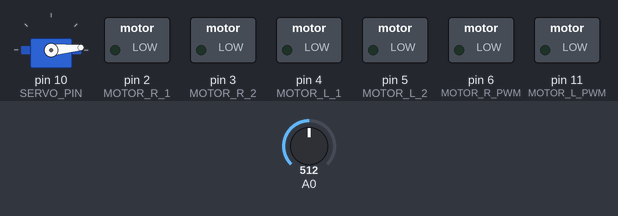
A sketch run on a simulated Arduino Uno, built with avr-gcc and run on an emulated ATmega328P. Parts: servo, switched loads named in the sketch (green lamp = pin HIGH). The inputs (shaded band) are chosen by the test bench; at power-on: A0 = 512. What the sketch prints to the serial monitor is not drawn.

Above: at 0.15 s.
At 4.19 s:
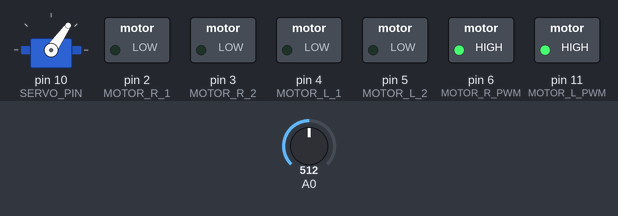
At 10.08 s:
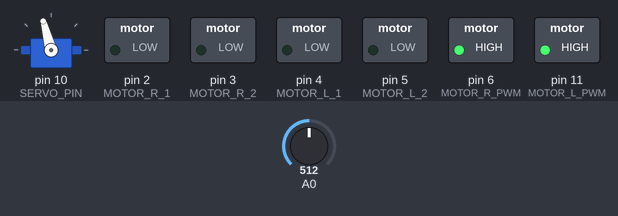
At 19.94 s:
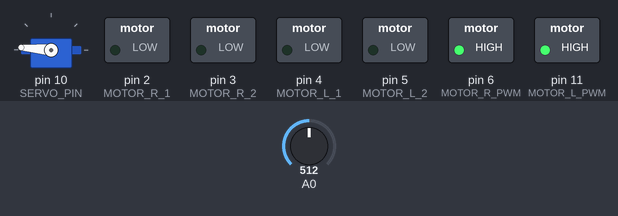
At 28.98 s:
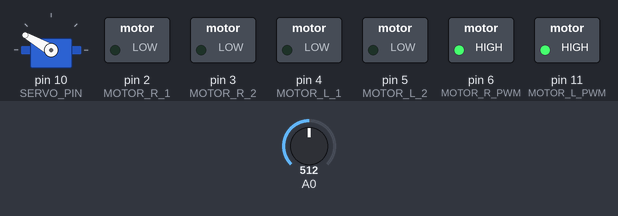
At 38.92 s:
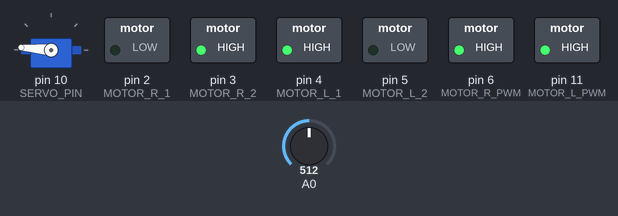
Timing chart, 0 to 40.0 s (numbered marks = the images above):
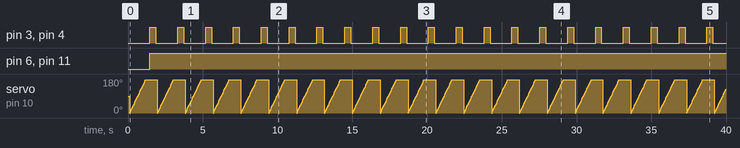

Measured:
- by itself, pin 3 (MOTOR_R_2), pin 4 (MOTOR_L_1): alternates HIGH for 0.40 s and LOW for 1.5 s
- by itself, pin 6 (MOTOR_R_PWM), pin 11 (MOTOR_L_PWM): LOW → HIGH at 1.5 s

The sketch:

robot_1.ino
```cpp
/*
Main program.
*/
#include <Servo.h>
///////////////////////////////////////////////////////////////////////////////////////
/*************************************************************************************
ToDo:
1) Search at reverse path;
2) Search at low angle span next time;
3) Catch instead Search. Means that when angle found then catch at small angle span
4) Move and Catch simultaneously;
5) If target not found than turn around and search again;

HISTORY:
2013-04-13 R.0.1 - initial release, works well, but need more polishing
2013-04-18 R.0.2 - Treshould changed - increased.
**************************************************************************************/
///////////////////////////////////////////////////////////////////////////////////////
// State machine enum:
#define SM_START     0
#define SM_SEARCH    1
#define SM_ROTATE    2
#define SM_MOVE      3
#define SM_IR_TEST   4
#define SM_FINISH    99

int MOTOR_L_PWM = 11;    // LEFT Motor connected to digital pin 11
int MOTOR_R_PWM = 6;    // RIGHT Motor connected to digital pin 6
int MOTOR_R_1 = 2;
int MOTOR_R_2 = 3;
int MOTOR_L_1 = 4;
int MOTOR_L_2 = 5;
#define SERVO_PIN     10

#define SERVO_STEP    5 /* шаг поворота SERVO 5 град */
#define SERVO_180_NUM 36 /*число шагов SERVO при повороте на 180*/
#define SERVO_ZERO 20  /* позиция, соответствующая положению "прямо"*/
#define SERVO_TRSH    2 /*порог, если больше, то доворачиваем, если нет, то едем прямо*/

#define K_ANGLE2TIME 20

Servo myservo;

unsigned int ampl[SERVO_180_NUM]; // массив амплитуд для измерения в секторе 180 с шагом 5
byte sm_state = SM_START; // State machine sm_state
byte angle = SERVO_ZERO;
signed int delta = 0;
///////////////////////////////////////////////////////////////////////////////////////
void setup()
{
// Define various ADC prescaler
const unsigned char PS_16 = (1 << ADPS2);
const unsigned char PS_32 = (1 << ADPS2) | (1 << ADPS0);
const unsigned char PS_64 = (1 << ADPS2) | (1 << ADPS1);
const unsigned char PS_128 = (1 << ADPS2) | (1 << ADPS1) | (1 << ADPS0);
  pinMode(0, INPUT);
  // set up the ADC
  ADCSRA &= ~PS_128;  // remove bits set by Arduino library
  // you can choose a prescaler from above.
  // PS_16, PS_32, PS_64 or PS_128
  ADCSRA |= PS_32;
//  myservo.attach(SERVO_PIN,544,2400); //default
  myservo.attach(SERVO_PIN,544,2400);
  Serial.begin(9600);
  // initialize the digital pin as an output.
  pinMode(MOTOR_L_PWM, OUTPUT);
  pinMode(MOTOR_R_PWM, OUTPUT);
  pinMode(MOTOR_R_1, OUTPUT);
  pinMode(MOTOR_R_2, OUTPUT);
  pinMode(MOTOR_L_1, OUTPUT);
  pinMode(MOTOR_L_2, OUTPUT);
  motor_stop();
}
///////////////////////////////////////////////////////////////////////////////////////
void loop() {
    byte i;
    switch(sm_state){
       case SM_IR_TEST:
           for(;;){
             ampl[0] = ampl_measure();
             delay(200);
           }
           break;
       case SM_START:
 //         motor_test();
            sm_state = SM_SEARCH;
            break;

        case SM_SEARCH:
            Serial.print("\nSM_SEARCH\n");
             /* поворачиваем SERVO на 180 с шагом 5, на каждом шаге
              измеряем амплитуду и сохраняем  в массиве ampl[]
             */
            for(i=0; i<SERVO_180_NUM;i++){
  //              Serial.print("=");
  //              Serial.print(SERVO_STEP * i);
                myservo.write(SERVO_STEP * i);
                delay(25);
                ampl[i] = ampl_measure();
             }
             angle = angle_comp();
             delta = angle - SERVO_ZERO;
             if (abs(delta) > SERVO_TRSH){
               sm_state = SM_ROTATE;
             }else{
               sm_state = SM_MOVE;
             }
             break;
         case SM_ROTATE:
             Serial.print("\nSM_ROTATE\n");
             rotate();
             sm_state = SM_SEARCH;
             break;
         case SM_MOVE:
             Serial.print("\nSM_MOVE\n");
             go_forward(200,255);
             sm_state = SM_SEARCH;
             break;
         case SM_FINISH:
//         sm_state = SM_SEARCH;
             break;
 }
    delay(100);
}
```

ampl_measure.ino
```cpp
int ampl_measure(){

#define SIZE 50
    unsigned long start_times[SIZE];
    unsigned long stop_times[SIZE];
    unsigned long values[SIZE];
    unsigned int i,val;
    unsigned int val_min;
    unsigned int val_max;
    int val_diff;

    // capture the values to memory
    for(i=0;i<SIZE;i++) {
        start_times[i] = micros();
        delayMicroseconds(70);  // total 104 uS
        values[i] = analogRead(0);
        stop_times[i] = micros();
    }
    val_min = 1024;
    val_max = 0;
    for(i=0;i<SIZE;i++){
        val = values[i];
        if(val < val_min){
            val_min = val;
        }
        if(val > val_max){
            val_max = val;
        }
    }
    val_diff = val_max - val_min;
//    Serial.print("\ndiff=");
//    Serial.print(val_max - val_min);
    return val_diff;
}
```

angle_comp.ino
```cpp
byte angle_comp(){
    byte i;
    unsigned int val_max = 0;
    byte angle = 0;
    Serial.print("\n ampl array");
    for(i=0; i<SERVO_180_NUM;i++){
        Serial.print("  ");
        Serial.print(i);
        Serial.print("-");
        Serial.print(ampl[i]);
        if (ampl[i] > val_max){
            val_max = ampl[i];
            angle = i;
        }
    }
    Serial.print("\nangle=");
    Serial.print(angle);
    return angle;
}
```

motors.ino
```cpp
///////////////////////////////////////////////////////////////////////////////////////
void motor_forward(void){
  //1,2=> H+H=idle; L+L=idle; H+L=Back; L+H=Forward
    digitalWrite(MOTOR_R_1, LOW);   //
    digitalWrite(MOTOR_R_2, HIGH);   //
    digitalWrite(MOTOR_L_1, LOW);   //
    digitalWrite(MOTOR_L_2, HIGH);   //
}
void motor_back(void){
  //1,2=> H+H=idle; L+L=idle; H+L=Back; L+H=Forward
    digitalWrite(MOTOR_R_1, HIGH);   //
    digitalWrite(MOTOR_R_2, LOW);   //
    digitalWrite(MOTOR_L_1, HIGH);   //
    digitalWrite(MOTOR_L_2, LOW);   //
}
void motor_left(void){
  //1,2=> H+H=idle; L+L=idle; H+L=Back; L+H=Forward
    digitalWrite(MOTOR_R_1, LOW);   //
    digitalWrite(MOTOR_R_2, HIGH);   //
    digitalWrite(MOTOR_L_1, LOW);   //
    digitalWrite(MOTOR_L_2, LOW);   //
}
void motor_right(void){
  //1,2=> H+H=idle; L+L=idle; H+L=Back; L+H=Forward
    digitalWrite(MOTOR_R_1, LOW);   //
    digitalWrite(MOTOR_R_2, LOW);   //
    digitalWrite(MOTOR_L_1, LOW);   //
    digitalWrite(MOTOR_L_2, HIGH);   //
}
void motor_turn_around_left(void){
  //1,2=> H+H=idle; L+L=idle; H+L=Back; L+H=Forward
    digitalWrite(MOTOR_R_1, LOW);   //
    digitalWrite(MOTOR_R_2, HIGH);   //
    digitalWrite(MOTOR_L_1, HIGH);   //
    digitalWrite(MOTOR_L_2, LOW);   //
}
void motor_turn_around_right(void){
  //1,2=> H+H=idle; L+L=idle; H+L=Back; L+H=Forward
    digitalWrite(MOTOR_R_1, HIGH);   //
    digitalWrite(MOTOR_R_2, LOW);   //
    digitalWrite(MOTOR_L_1, LOW);   //
    digitalWrite(MOTOR_L_2, HIGH);   //
}
void motor_stop(void){
  //1,2=> H+H=idle; L+L=idle; H+L=Back; L+H=Forward
    digitalWrite(MOTOR_R_1, LOW);   //
    digitalWrite(MOTOR_R_2, LOW);   //
    digitalWrite(MOTOR_L_1, LOW);   //
    digitalWrite(MOTOR_L_2, LOW);   //
}
///////////////////////////////////////////////////////////////////////////////////////
void pwm_set(byte pwm){
  analogWrite(MOTOR_R_PWM, pwm);
  analogWrite(MOTOR_L_PWM, pwm);
}
void  go_forward(unsigned int t, byte pwm){
  pwm_set(pwm);
  motor_forward();
  delay(t);
  motor_stop();
}
void go_back(unsigned int t, byte pwm){
  pwm_set(pwm);
  motor_back();
  delay(t);
  motor_stop();
}
void go_stop(unsigned int t, byte pwm){
  pwm_set(pwm);
  motor_stop();
  delay(t);
}
void go_left(unsigned int t, byte pwm){
  pwm_set(pwm);
  motor_left();
  delay(t);
  motor_stop();
}
void go_right(unsigned int t, byte pwm){
  pwm_set(pwm);
  motor_right();
  delay(t);
  motor_stop();
}
void go_turn_around_left(unsigned int t, byte pwm){
  pwm_set(pwm);
  motor_turn_around_left();
  delay(t);
  motor_stop();
}
void go_turn_around_right(unsigned int t, byte pwm){
  pwm_set(pwm);
  motor_turn_around_right();
  delay(t);
  motor_stop();
}
///////////////////////////////////////////////////////////////////////////////////////
void motor_test(void){
  go_forward(300,255);
  go_back(300,255);
  go_stop(300,255);
  go_left(300,255);
  go_right(300,255);
  go_turn_around_left(300,255);
  go_turn_around_right(300,255);
  delay(5000);
}
```

rotate.ino
```cpp
void rotate(void){
    if (delta > 0){
      go_turn_around_right(abs(delta)*K_ANGLE2TIME,255);
    }else{
      go_turn_around_left(abs(delta)*K_ANGLE2TIME,255);
    }
}
```
